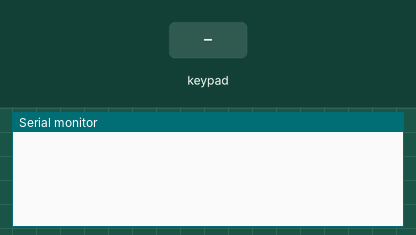
A sketch run on a simulated Arduino Uno, built with avr-gcc and run on an emulated ATmega328P. On the bench: the last lines printed to the serial monitor. Wiring (inferred from the names in the program): 4×3 keypad with keys 1 2 3 4 5 6 7 8 9 * 0 # (labels assumed): rows pin 19, pin 18, pin 5, pin 17; columns pin 16, pin 4, pin 2. Inputs (shaded band) come from the test bench.

Above: at 1.2 s.
1.3 s: key '1' pressed
At 1.9 s:
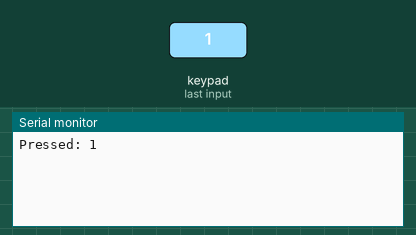
2.8 s: key '9' pressed
At 4.0 s:
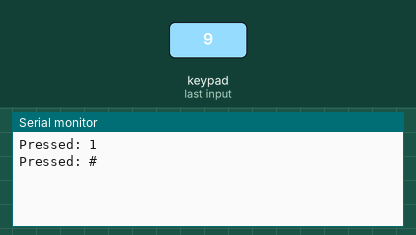
4.3 s: key '*' pressed
At 5.4 s:
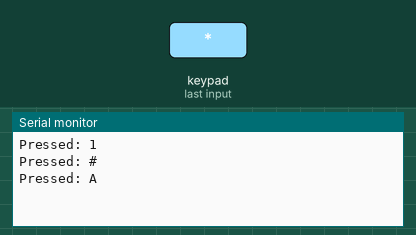
5.8 s: keypad keys 1 2 pressed 0.4 s apart
At 6.8 s:
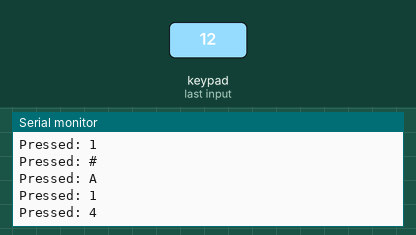

The sketch:

4x4_matrix_keypad.ino
```cpp
// 4x4 Keypad pins configuration
const int r1 = 16;
const int r2 = 4;
const int r3 = 0;
const int r4 = 2;

const int c1 = 19;
const int c2 = 18;
const int c3 = 5;
const int c4 = 17;

void setup() {
  // Initialize row pins as OUTPUT
  pinMode(r1, OUTPUT);
  pinMode(r2, OUTPUT);
  pinMode(r3, OUTPUT);
  pinMode(r4, OUTPUT);

  // Initialize column pins as INPUT_PULLUP
  pinMode(c1, INPUT_PULLUP);
  pinMode(c2, INPUT_PULLUP);
  pinMode(c3, INPUT_PULLUP);
  pinMode(c4, INPUT_PULLUP);

  Serial.begin(9600); // Open Serial Monitor at 9600 baud
}

char key_pad() {
  const int rows[] = { r1, r2, r3, r4 };
  const char keys[4][4] = {
    { '1', '2', '3', 'A' },
    { '4', '5', '6', 'B' },
    { '7', '8', '9', 'C' },
    { '*', '0', '#', 'D' }
  };

  for (int r = 0; r < 4; r++) {
    // Set selected row to LOW
    pinMode(rows[r], OUTPUT);
    digitalWrite(rows[r], LOW);

    // Set other rows as INPUT to avoid interference
    for (int rr = 0; rr < 4; rr++) {
      if (rr != r) {
        pinMode(rows[rr], INPUT);
      }
    }

    // Scan columns
    if (!digitalRead(c1)) return keys[r][0];
    if (!digitalRead(c2)) return keys[r][1];
    if (!digitalRead(c3)) return keys[r][2];
    if (!digitalRead(c4)) return keys[r][3];

    // Reset row to avoid ghosting
    pinMode(rows[r], INPUT);
  }

  return '\0'; // No key pressed
}

void loop() {
  char key = key_pad();
  if (key != '\0') {
    Serial.print("Pressed: ");
    Serial.println(key);
    delay(300);  // Debounce delay
    while (key_pad() != '\0');  // Wait until key is released
  }
}
```

Measured:
- after the input at 1.3 s, the serial monitor: prints a new line at once (image 1)
- after the input at 2.8 s, the serial monitor: prints a new line at once (image 2)
- after the input at 4.3 s, the serial monitor: prints a new line at once (image 3)
- after the input at 5.8 s, the serial monitor: prints a new line at once (image 4)
